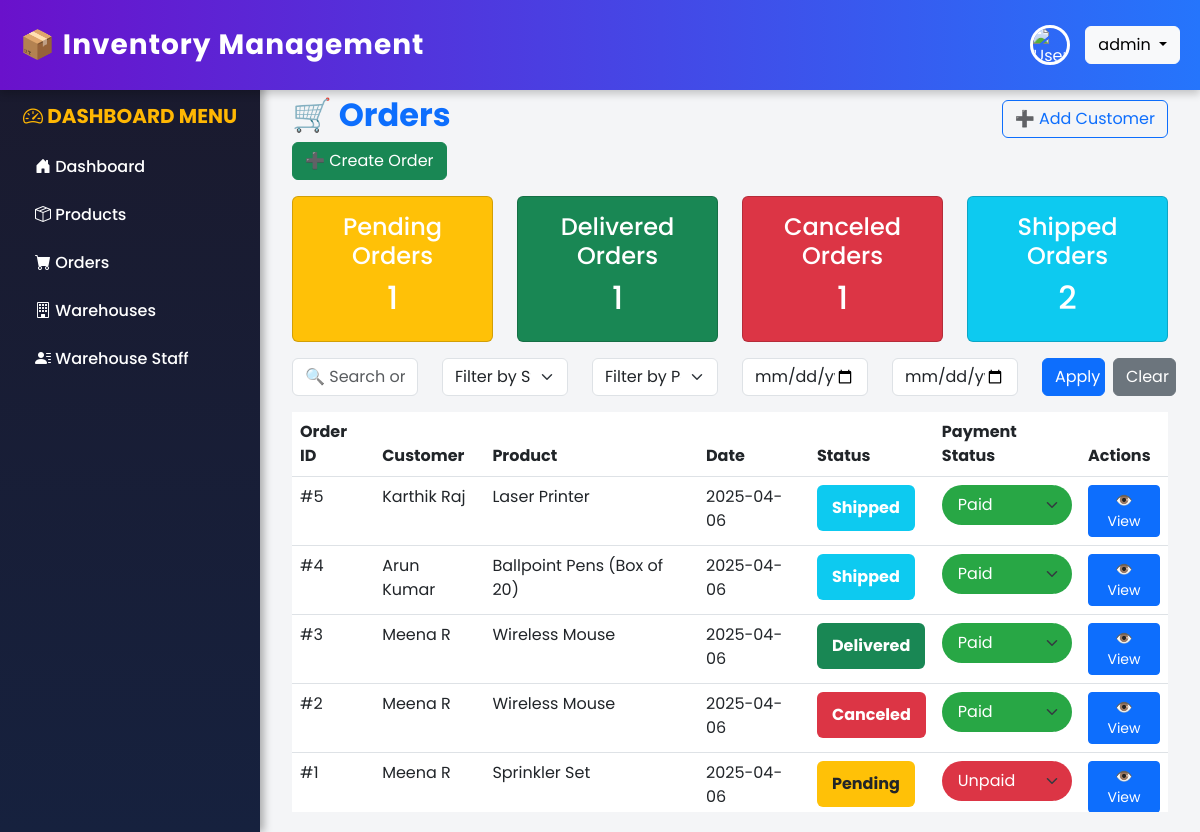
The page /orders/ (signed in) on the database as committed earlier.
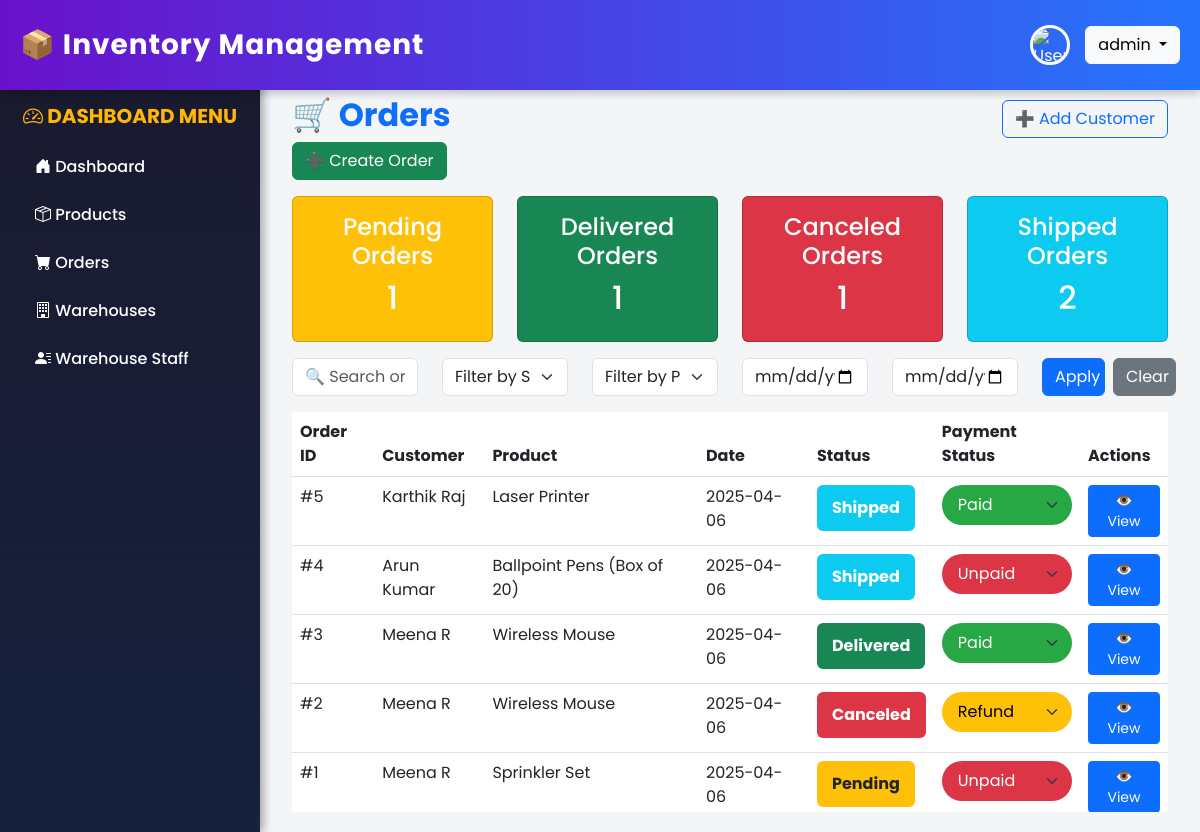
The same page on the database as committed later.
### inventory/models.py (models this page shows, shortened)
class Order(models.Model):
    STATUS_CHOICES = [
        ('pending', 'Pending'),
        ('shipped', 'Shipped'),
        ('delivered', 'Delivered'),
        ('canceled', 'Canceled'),
    ]
    PAYMENT_STATUS_CHOICES = [
        ('paid', 'Paid'),
        ('unpaid', 'Unpaid'),
        ('refund', 'Refund Processed'),
    ]
    customer = models.ForeignKey(Customer, on_delete=models.CASCADE)
    product = models.ForeignKey(Product, on_delete=models.CASCADE)
    quantity = models.PositiveIntegerField()
    price = models.DecimalField(max_digits=10, decimal_places=2, default=0.00)
    total_price = models.DecimalField(max_digits=10, decimal_places=2, default=0.00)
    status = models.CharField(max_length=20, choices=STATUS_CHOICES, default='pending')
    payment_status = models.CharField(max_length=20, choices=PAYMENT_STATUS_CHOICES, default='unpaid')
    order_date = models.DateTimeField(auto_now_add=True)
    expected_delivery_date = models.DateField(null=True, blank=True)
    shipping_details = models.TextField(blank=True, null=True)

class Customer(models.Model):
    name = models.CharField(max_length=255)
    email = models.EmailField(unique=True)
    phone = models.CharField(max_length=20)
    address = models.TextField()
    def __str__(self):
        return self.name

class Product(models.Model):
    name = models.CharField(max_length=255)
    stock_keeping_unit = models.CharField(max_length=100)
    category = models.ForeignKey('Category', on_delete=models.CASCADE)
    quantity_in_stock = models.PositiveIntegerField()
    reorder_level = models.PositiveIntegerField(default=10)
    supplier = models.ForeignKey('Supplier', on_delete=models.SET_NULL, null=True, blank=True)
    purchase_price = models.DecimalField(max_digits=10, decimal_places=2)
    selling_price = models.DecimalField(max_digits=10, decimal_places=2)
    description = models.TextField(blank=True, null=True)
    warehouse_location = models.CharField(max_length=255)
    created_at = models.DateTimeField(auto_now_add=True)
    product_image = models.ImageField(upload_to="product_images/", null=True, blank=True)
    barcode = models.ImageField(upload_to="qrcodes/", blank=True, null=True)
    def __str__(self):
        return self.name

### inventory/views.py (the view)
# urls.py: path('orders/', views.order_list, name='order_list'),
def order_list(request):
    orders = Order.objects.all().order_by("-id")
    pending_orders = Order.objects.filter(status__iexact="pending").count()
    delivered_orders = Order.objects.filter(status__iexact="delivered").count()
    canceled_orders = Order.objects.filter(status__iexact="canceled").count()
    shipped_orders = Order.objects.filter(status__iexact="shipped").count()
    unpaid_orders = Order.objects.filter(payment_status__iexact="unpaid").count()
    paid_orders = Order.objects.filter(payment_status__iexact="paid").count()
    refunded_orders = Order.objects.filter(payment_status__iexact="refund").count()
    return render(request, "inventory/order/order_list.html", {
        "orders": orders,
        "pending_orders": pending_orders,
        "delivered_orders": delivered_orders,
        "canceled_orders": canceled_orders,
        "shipped_orders": shipped_orders,
        "unpaid_orders": unpaid_orders,
        "paid_orders": paid_orders,
        "refunded_orders": refunded_orders,
    })

### inventory/templates/inventory/order/order_list.html (shortened to what the changed rows need)
{% extends 'inventory/base.html' %}
{% block content %}
<div class="container">
  <div class="d-flex justify-content-between align-items-center mt-3">
    <h2 class="fw-bold text-primary">🛒 Orders</h2>
  </div>
  <div class="row mb-3">
    <div class="col-md-3">
      <div class="card text-white bg-warning text-center">
        <div class="card-body">
          <h2>{{ pending_orders }}</h2>
        </div>
      </div>
    </div>
    <div class="col-md-3">
      <div class="card text-white bg-success text-center">
        <div class="card-body">
          <h2>{{ delivered_orders }}</h2>
        </div>
      </div>
    </div>
    <div class="col-md-3">
      <div class="card text-white bg-danger text-center">
        <div class="card-body">
          <h2>{{ canceled_orders }}</h2>
        </div>
      </div>
    </div>
    <div class="col-md-3">
      <div class="card text-white bg-info text-center">
        <div class="card-body">
          <h2>{{ shipped_orders }}</h2>
        </div>
      </div>
    </div>
  </div>
  <div class="table-responsive" style="max-height: 400px; overflow-y: auto;">
    <table class="table table-hover shadow-sm rounded-3">
      <thead class="text-white sticky-top" style="background: linear-gradient(135deg, #11998e, #38ef7d); top: 0;">
        <tr>
          <th>Order ID</th>
          <th>Customer</th>
          <th>Product</th>
          <th>Date</th>
          <th>Status</th>
          <th>Payment Status</th>
          <th>Actions</th>
        </tr>
      </thead>
      <tbody id="orderTableBody">
        {% for order in orders %}
        <tr class="
        {% if order.status|lower == 'shipped' %}bg-info{% endif %}
        {% if order.status|lower == 'canceled' %}bg-danger{% endif %}
    " data-status="{{ order.status|lower }}"
            data-payment="{{ order.payment_status|lower }}"
            data-customer="{{ order.customer|lower }}"
            data-product="{{ order.product|lower }}"
            data-date="{{ order.order_date|date:'Y-m-d' }}">
          <td>#{{ order.id }}</td>
          <td>{{ order.customer }}</td>
          <td>{{ order.product }}</td>
          <td>{{ order.order_date|date:"Y-m-d" }}</td>
          <td>
            <span class="badge pt
            {% if order.status|lower == 'pending' %} bg-warning text-dark
            {% elif order.status|lower == 'shipped' %} bg-info
            {% elif order.status|lower == 'delivered' %} bg-success
            {% elif order.status|lower == 'canceled' %} bg-danger {% endif %}">
            {{  order.status  }}
          </span>
          </td>
          <td>
            <form class="payment-status-form" data-order-id="{{ order.id }}">
              <select class="form-select payment-status-dropdown px-3 py-2 rounded-pill
                {% if order.payment_status == 'unpaid' %} unpaid-badge
                {% elif order.payment_status == 'paid' %} paid-badge
                {% elif order.payment_status == 'refund' %} refund-badge {% endif %}"
                data-initial-value="{{ order.payment_status }}" style="border: none; outline: none;">
                <option value="unpaid" {% if order.payment_status == 'unpaid' %}selected{% endif %}>Unpaid</option>
                <option value="paid" {% if order.payment_status == 'paid' %}selected{% endif %}>Paid</option>
                <option value="refund" {% if order.payment_status == 'refund' %}selected{% endif %}>Refund</option>
              </select>
            </form>
          </td>
          <td>
            <a href="{% url 'inventory:order_detail' order.id %}" class="btn btn-primary btn-sm">👁️ View</a>
          </td>
        </tr>
        {% endfor %}
      </tbody>
    </table>
  </div>
</div>
{% endblock %}

Rows that differ between the two databases and show on the page:
changed Order "Arun Kumar": payment_status "Paid" → "Unpaid"
changed Order "Canceled": payment_status "Paid" → "Refund"
